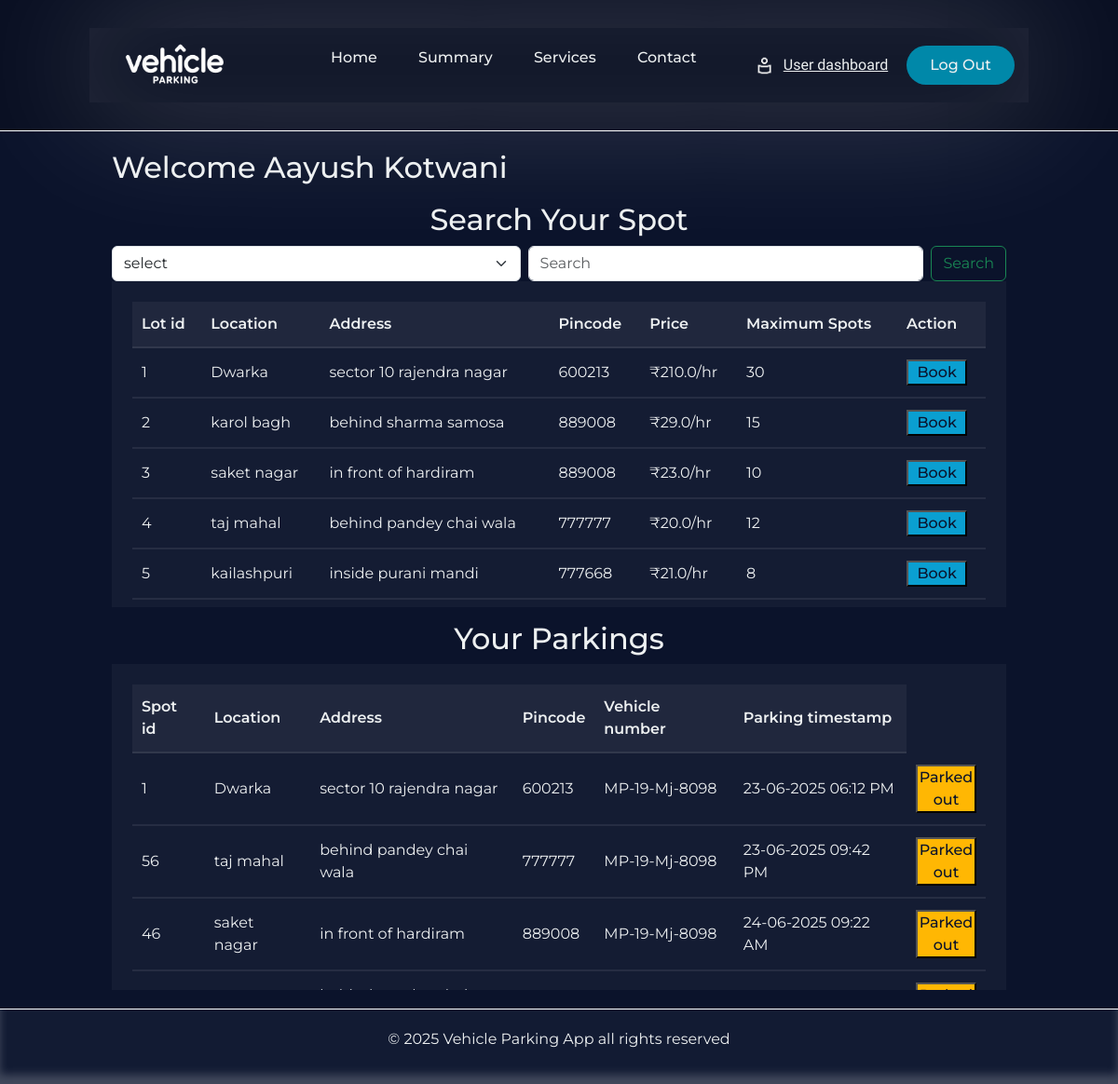
Page /home/1 on the earlier database version.
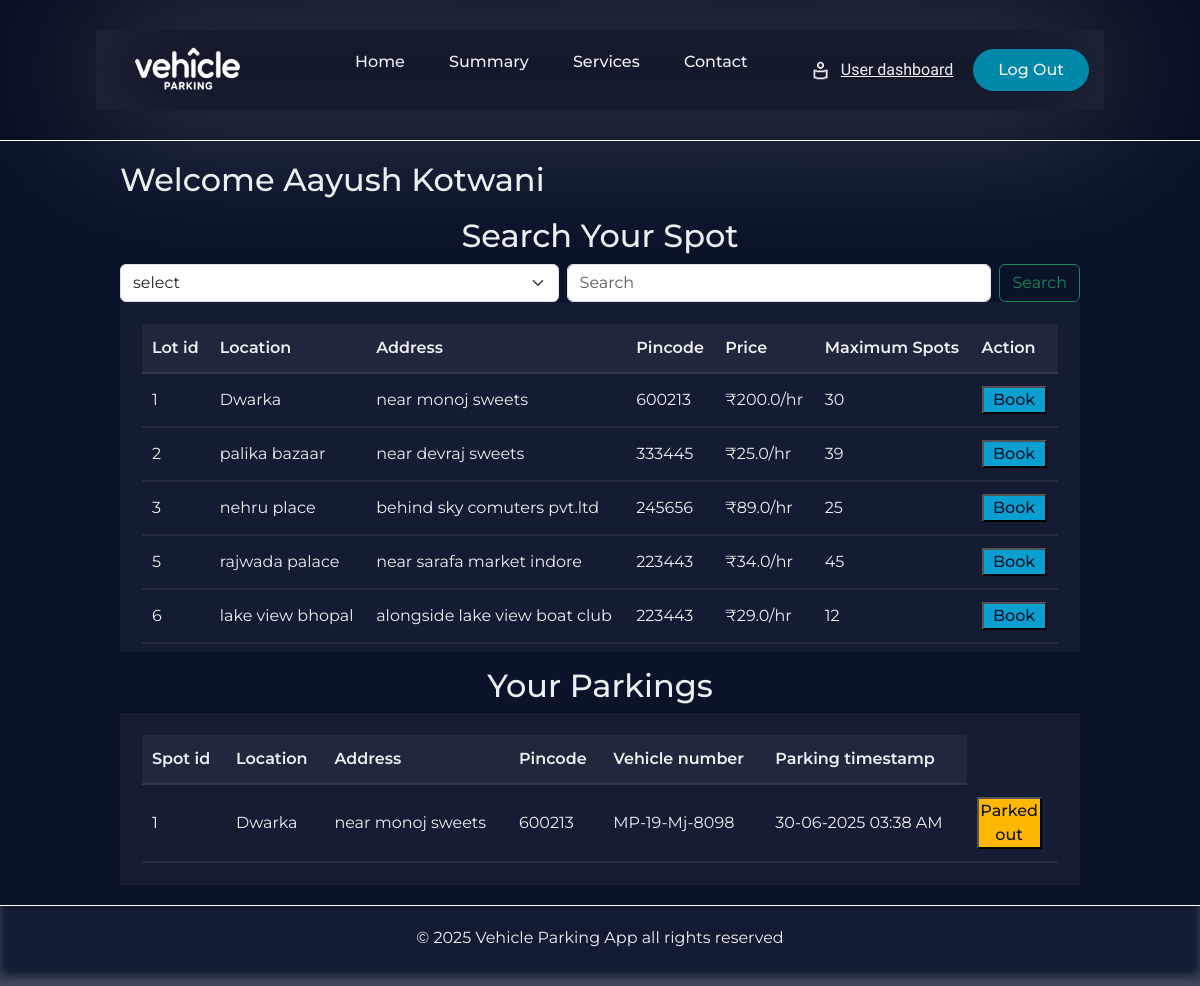
Same page on the later database version.
### Application/models.py (models this page shows)
class Parkinglot(db.Model):
    __tablename__='parking_lot'
    id=db.Column(db.Integer,primary_key=True)
    prime_location_name=db.Column(db.String(80),nullable=False)
    price=db.Column(db.Float,nullable=False)
    address=db.Column(db.String(250),nullable=False)
    pincode=db.Column(db.String(6),nullable=False)
    maximum_spots=db.Column(db.Integer,nullable=False)
    is_active=db.Column(db.Boolean,default=True,nullable=False)
    spots=db.relationship('Parkingspots',backref='lot',lazy=True,cascade='all,delete-orphan')

class Parkingrecords(db.Model):
    __tablename__='parking_records'
    id=db.Column(db.Integer,primary_key=True)
    spot_id=db.Column(db.Integer,db.ForeignKey('parking_spots.id'),nullable=False)
    user_id=db.Column(db.Integer,db.ForeignKey('user.id'),nullable=False)
    vehicle_number=db.Column(db.String(18),nullable=False)
    parking_timestamp=db.Column(db.DateTime,nullable=False)
    leaving_timestamp=db.Column(db.DateTime,nullable=True)
    parking_cost=db.Column(db.Float,nullable=True)
    status=db.Column(db.String(12),nullable=False,default='reserved') # reserved and released

### Application/controllers.py (the view)
@app.route('/home/<int:user_id>',methods=['GET','POST'])
def user_dash(user_id):
    user_details=User.query.filter_by(role='user',id=user_id).first()
    parking_records=Parkingrecords.query.filter_by(user_id=user_details.id).all()
    if request.method=='POST':
        key=request.form.get('key')
        search_value=request.form.get('search_value')
        if key=='pincode':
            parking_lot_details=Parkinglot.query.filter_by(is_active=True,pincode=search_value).all()
        else:
            parking_lot_details=Parkinglot.query.filter_by(is_active=True,prime_location_name=search_value).all()
        return render_template('user_dashboard.html',
                               user_details=user_details,
                               parking_lot_details=parking_lot_details,
                               parking_records=parking_records,
                               user_id=user_id)
    else:
        parking_lot_details=Parkinglot.query.filter_by(is_active=True).all()
        return render_template('user_dashboard.html',
                               user_details=user_details,
                               parking_lot_details=parking_lot_details,
                               parking_records=parking_records,
                               user_id=user_id)

### templates/user_dashboard.html (shortened to what this page needs)
{% extends 'user_base.html' %}
{% block content %}
        <div class="parkinglot-table-heading-container">
                    <h2>Welcome {{ user_details.name }}</h2>
                </div>
        <div class="parkinglot-table-heading-container-user">
                    <h2>Search Your Spot</h2>
                </div>
                <form class="d-flex" action="{{ url_for('user_dash',user_id=user_details.id) }}" method="POST">
                  <select class="form-select me-2" aria-label="Default select example" name="key" required>
                    <option selected>select</option>
                  </select>
                  <input class="form-control me-2" type="text" name="search_value" placeholder="Search" aria-label="Search" required>
                  <input class="btn btn-outline-success" type="submit" value="Search">
                </form>
        <div class="parkinglot-table-container-user">
                  <table class="parkinglot-table">
                        <thead>
                          <tr>
                              <th>Lot id</th>
                              <th>Location</th>
                              <th>Address</th>
                              <th>Pincode</th>
                              <th>Price</th>
                              <th>Maximum Spots</th>
                              <th>Action</th>
                          </tr>
                        </thead>
                        <tbody>
                         {% for lot in parking_lot_details %}
                        <tr>
                            <td>{{lot.id}}</td>
                            <td>{{lot.prime_location_name}}</td>
                            <td>{{lot.address}}</td>
                            <td>{{lot.pincode}}</td>
                            <td>₹{{lot.price}}/hr</td>
                            <td>{{lot.maximum_spots}}</td>
                            <td class="parking-lot-table-buttons">
                                 <a href="/book-parking-spot/{{user_details.id}}/{{lot.id}}"><button class="book-button">Book</button></a>
                            </td>
                        </tr>
                        {% endfor %}
                    </tbody>
                  </table>
                </div>
                <div class="parkinglot-table-heading-container-user-parkings">
                    <h2>Your Parkings</h2>
                </div>
              <div class="parkinglot-table-container-user">
                <table class="parkinglot-table">
                        <thead>
                          <tr>
                              <th>Spot id</th>
                              <th>Location</th>
                              <th>Address</th>
                              <th>Pincode</th>
                              <th>Vehicle number</th>
                              <th>Parking timestamp</th>
                          </tr>
                        </thead>
                        <tbody>
                        {% for records in parking_records %}
                            {% if records.status=='released' %}
                              <tr>
                                  <td>{{records.spot_id}}
                                  <td>{{records.spot.lot.prime_location_name}}</td>
                                  <td>{{records.spot.lot.address}}</td>
                                  <td>{{records.spot.lot.pincode}}</td>
                                  <td>{{records.vehicle_number}}</td>
                                  <td>{{records.parking_timestamp.strftime("%d-%m-%Y %I:%M %p")}}</td>
                                  <td class="parking-lot-table-buttons">
                                        <a href=><button class="parked-out-button">Parked out</button></a>
                                  </td>
                                </tr>
                            {% endif %}
                        {% endfor %}
                    </tbody>
                  </table>
                </div>
{% endblock %}

Differences in the rows shown:
removed Parkinglot: id "4", prime_location_name "taj mahal", address "behind pandey chai wala", pincode "777777", price "20.0", maximum_spots "12"
no longer on this page (row edited): Parkingrecords: spot_id "56", spot.lot.prime_location_name "taj mahal", spot.lot.address "behind pandey chai wala", spot.lot.pincode "777777", vehicle_number "MP-19-Mj-8098", parking_timestamp "23-06-2025 09:42 PM"
no longer on this page (row edited): Parkingrecords: spot_id "46", spot.lot.prime_location_name "saket nagar", spot.lot.address "in front of hardiram", spot.lot.pincode "889008", vehicle_number "MP-19-Mj-8098", parking_timestamp "24-06-2025 09:22 AM"
changed Parkinglot "Dwarka": address "sector 10 rajendra nagar" → "near monoj sweets"; price "210.0" → "200.0"
changed Parkinglot id 2: prime_location_name "karol bagh" → "palika bazaar"; address "behind sharma samosa" → "near devraj sweets"; pincode "889008" → "333445"; price "29.0" → "25.0"; maximum_spots "15" → "39"
changed Parkinglot id 3: prime_location_name "saket nagar" → "nehru place"; address "in front of hardiram" → "behind sky comuters pvt.ltd"; pincode "889008" → "245656"; price "23.0" → "89.0"; maximum_spots "10" → "25"
changed Parkinglot id 5: prime_location_name "kailashpuri" → "rajwada palace"; address "inside purani mandi" → "near sarafa market indore"; pincode "777668" → "223443"; price "21.0" → "34.0"; maximum_spots "8" → "45"
added Parkinglot: id "6", prime_location_name "lake view bhopal", address "alongside lake view boat club", pincode "223443", price "29.0", maximum_spots "12"
changed Parkingrecords "MP-19-Mj-8098": spot.lot.address "sector 10 rajendra nagar" → "near monoj sweets"; parking_timestamp "23-06-2025 06:12 PM" → "30-06-2025 03:38 AM"
